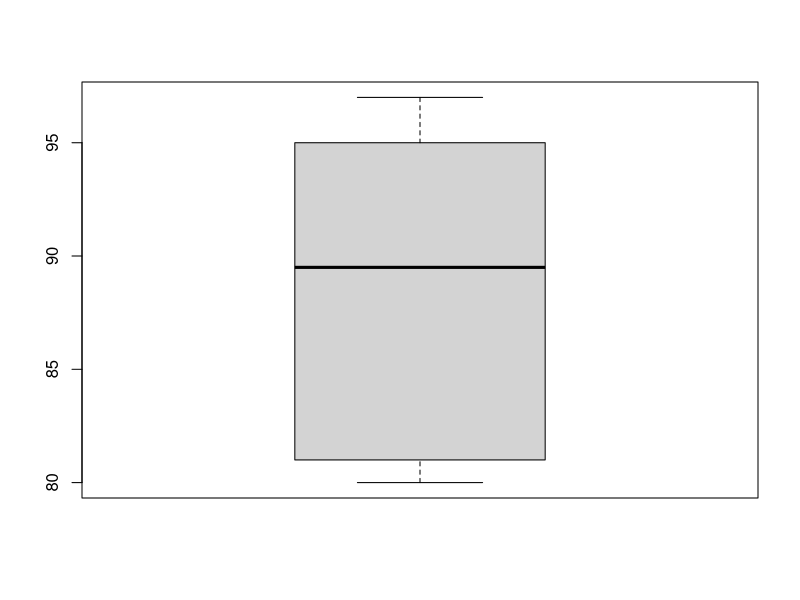

Write the R code that produced this figure.
names<-c('kiran','yella','naveen','ganesh','teja','harsha')
age<-c(18,21,19,20,22,20)
marks<-c(80,81,95,90,97,89)
df<-data.frame(names,age,marks)
boxplot(marks)
